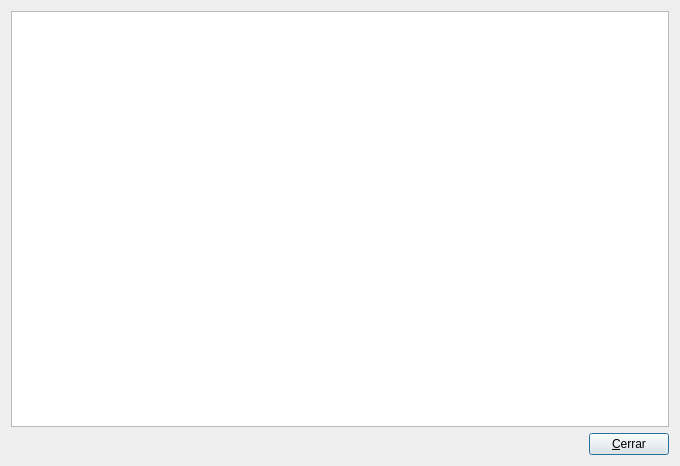
<?xml version="1.0" encoding="UTF-8"?>
<ui version="4.0">
 <class>dlgCasas</class>
 <widget class="QDialog" name="dlgCasas">
  <property name="geometry">
   <rect>
    <x>0</x>
    <y>0</y>
    <width>680</width>
    <height>466</height>
   </rect>
  </property>
  <property name="windowTitle">
   <string>Dialog</string>
  </property>
  <layout class="QVBoxLayout" name="verticalLayout">
   <item>
    <widget class="QTableView" name="twCasas"/>
   </item>
   <item>
    <layout class="QHBoxLayout" name="horizontalLayout">
     <item>
      <spacer name="horizontalSpacer">
       <property name="orientation">
        <enum>Qt::Horizontal</enum>
       </property>
       <property name="sizeHint" stdset="0">
        <size>
         <width>328</width>
         <height>20</height>
        </size>
       </property>
      </spacer>
     </item>
     <item>
      <widget class="QPushButton" name="btCerrar">
       <property name="text">
        <string>&amp;Cerrar</string>
       </property>
      </widget>
     </item>
    </layout>
   </item>
  </layout>
 </widget>
 <resources/>
 <connections/>
</ui>
